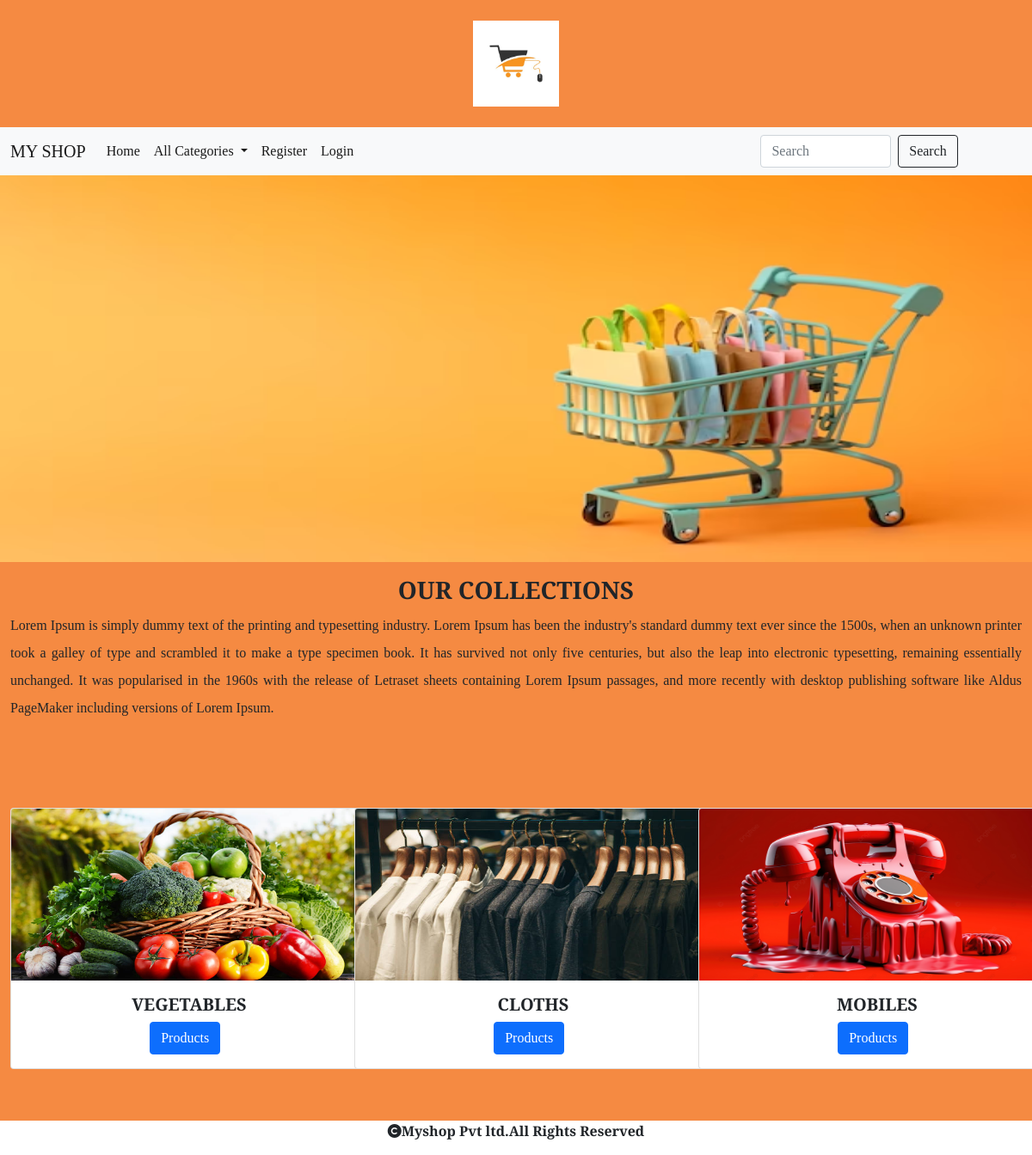
The page / on the database its author committed.
### shop/models.py (models this page shows, shortened)
class Category(models.Model):
    name=models.CharField(max_length=20)
    desc=models.TextField()
    image=models.ImageField(upload_to="category",null=True,blank=True)

### shop/views.py (the view)
# urls.py: path('',views.allcategories,name="allcategories"),
def allcategories(request):
    c=Category.objects.all()
    return render(request,'category.html',{'c':c})

### cart/context_processors.py (called while the page is built)
def total_count(request):
    item_count=0
    u=request.user
    try:
        cart=Cart.objects.filter(user=u)
        for i in cart:
             item_count+=i.quantity
    except:
        item_count=0
    return {'count':item_count}

### shop/context_processors.py (called while the page is built)
def menu_links(request):
    c=Category.objects.all()
    return {'links':c}

### templates/category.html
{% extends 'base.html' %}
{% load static %}
{% block content %}
<div>
    <img src="{% static 'images/d10.jpg' %}" height="450" width="100%">
</div>
<div class="container-fluid mt-3" style="margin-bottom:100px;">
    <h3 class="text-center fw-bold">OUR COLLECTIONS</h3>
    <p style="text-align:justify; line-height:2;">Lorem Ipsum is simply dummy text of the printing and typesetting industry. Lorem Ipsum has been the industry's standard dummy text ever since the 1500s, when an unknown printer took a galley of type and scrambled it to make a type specimen book. It has survived not only five centuries, but also the leap into electronic typesetting, remaining essentially unchanged. It was popularised in the 1960s with the release of Letraset sheets containing Lorem Ipsum passages, and more recently with desktop publishing software like Aldus PageMaker including versions of Lorem Ipsum.
</p>
</div>
<div class="container-fluid" style="margin-bottom:100px;">
    <div class="row">
    {% for i in c %}
    <div class="col-sm-4">
    <div class="card" style="width: 26rem;">
  <img src="{{i.image.url}}" height="200px" width="100%" class="card-img-top" alt="...">
  <div class="card-body">
    <h5 class="card-title text-center fw-bold">{{i.name}} </h5>
    <a href="{% url 'shop:allprod' i.name %}" class="btn btn-primary" style="position:relative;left:38%;">Products </a>
  </div>
</div>
        </div>
        {% endfor %}
</div>
</div>
{% endblock %}

### static/css/style.css (style rules this page uses)
body { background-color:#f58a42; font-family: 'Playfair Display', serif; }

### rows shown on the page
Category: image (picture), name "VEGETABLES"
Category: image (picture), name "CLOTHS"
Category: image (picture), name "MOBILES"
